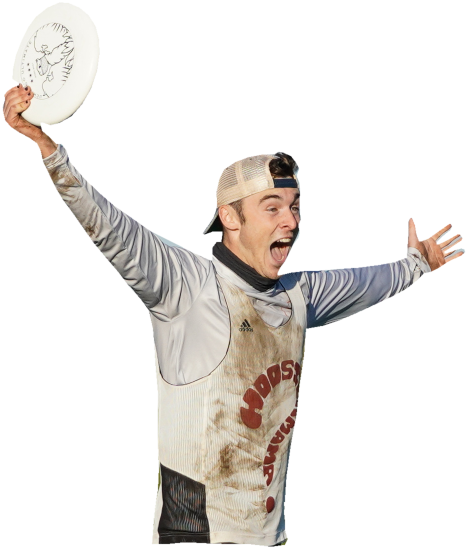
#> input picture src/assets/images/lucas-original-cutout-v1.webp, 935 x 1098 px, given in place of DSC04594.jpg, which was not available (shown at 1/2 size)
$ python build-home-cutouts.py ../../src/assets/images/lucas-original-cutout-v1.webp
#> lines starting #> are read from the running program, lines starting #| are printed output that depends on the picture; after the words box and inside, x2 and y2 are one past the last pixel; in counts of white or black regions, pixels touching at a corner belong together
"""Revision 10: original-photo alpha mattes; no generated foreground pixels.
Points are traced on 2x detail crops from the 1200px-wide review photographs.
Run against David's original JPG folder supplied as argv[1].
"""
from PIL import Image,ImageDraw,ImageFilter,ImageOps,ImageEnhance
from pathlib import Path
import numpy as np
from scipy.ndimage import uniform_filter1d, binary_propagation, distance_transform_edt, minimum_filter
import sys,json
source=Path(sys.argv[1]);out=Path('src/assets/images')
# Detail coordinates -> 1200px reference -> full original pixels.
shapes={
'lucas':{'id':'DSC04594','origin':(320,65),'crop_bottom':760,'points':[
(107,29),(121,30),(135,36),(147,46),(156,61),(161,79),(162,100),(158,123),(150,147),(138,168),(124,184),(108,193),(95,196),(83,192),
(85,201),(94,209),(104,219),(111,218),(117,226),(122,243),(141,264),(161,284),(181,301),(205,318),(230,335),(259,350),(287,364),(311,375),
(311,357),(316,350),(323,349),(324,338),(314,338),(301,343),(297,340),(312,317),(317,303),(316,283),(320,265),(326,253),(341,243),(359,236),(380,232),(393,233),
(399,229),(408,230),(418,235),(425,244),(429,253),(426,262),(429,271),(430,283),(429,299),(430,311),(431,321),(428,329),(430,337),(428,346),(421,355),(416,366),(410,378),(404,386),(399,395),
(416,391),(433,389),(453,388),(477,386),(506,384),(532,381),(554,377),(571,371),(572,357),(573,337),(573,323),(576,317),(580,318),(584,328),(586,340),(589,349),
(600,345),(614,335),(627,326),(632,326),(634,330),(631,336),(620,345),(611,354),(625,347),(639,339),(644,340),(648,345),(646,350),(631,360),(621,366),(638,360),(645,358),(650,360),(651,365),(646,370),(628,379),(616,387),(605,392),(596,394),
(587,403),(573,414),(555,424),(532,435),(506,447),(483,457),(461,464),(438,468),(435,504),(429,544),(425,583),(418,622),(412,665),(409,706),(410,735),(414,749),(410,757),(391,760),(356,756),(323,756),(303,755),(276,754),(256,756),(230,756),
(231,738),(234,708),(238,681),(239,651),(238,622),(238,589),(238,555),(235,523),(233,492),(231,468),(226,444),(215,429),(200,412),(185,393),(169,374),(152,354),(138,334),(124,314),(111,296),(101,279),(92,261),(85,246),(81,229),(76,220),(66,213),(53,206),(42,199),(34,190),(31,180),(30,170),(33,160),(32,153),(37,147),(43,143),(52,140),
(43,134),(44,119),(48,100),(55,81),(64,63),(75,48),(90,36)
]},
'collin':{'id':'DSC01779','origin':(230,285),'points':[
(25,439),(34,429),(48,422),(66,420),(89,420),(113,425),(139,432),(158,440),(166,434),(178,434),(191,439),(208,445),(226,447),(245,439),(265,427),(283,411),(298,396),(315,386),(332,370),(343,354),(345,337),(352,315),(362,294),(375,275),(389,259),(399,245),(397,228),(387,209),(380,188),(368,166),(359,149),
(351,140),(345,124),(340,103),(339,84),(344,65),(355,48),(371,37),(393,29),(415,27),(435,29),(453,38),(466,52),(473,69),(477,78),(486,82),(494,94),
(503,80),(524,67),(545,52),(563,41),(585,36),(610,35),(635,40),(658,48),(674,60),(680,73),(680,82),(701,76),(725,72),(751,73),(777,78),(797,85),(812,94),(818,104),(819,112),(814,123),(802,137),(786,148),(774,151),
(797,149),(817,145),(843,143),(870,146),(897,145),(919,142),(939,132),(959,119),(981,108),(1007,101),(1035,98),(1065,100),(1090,103),(1117,104),(1147,103),(1173,105),(1182,97),(1184,90),(1196,85),(1215,85),(1228,90),(1235,98),(1245,107),(1260,118),(1276,130),(1292,144),(1310,161),(1326,181),(1339,199),(1349,217),(1356,233),(1354,240),(1348,246),(1339,247),(1325,241),(1309,233),(1292,223),(1275,211),(1258,199),(1240,187),(1221,175),(1205,168),(1188,160),(1171,160),(1150,159),(1124,163),(1103,169),(1077,176),(1051,184),(1032,193),
(1027,199),(1043,193),(1058,185),(1072,181),(1080,184),(1089,190),(1084,199),(1070,214),(1049,231),(1026,247),(1004,259),(990,274),(989,283),(980,287),(965,284),(953,280),
(948,292),(940,306),(929,322),(921,343),(914,365),(909,391),(905,416),(898,438),(889,455),(874,465),(851,469),(830,468),(806,466),(781,461),(759,454),(742,449),(724,446),(708,437),(689,426),(669,415),(650,389),(625,382),(601,384),(577,384),(553,381),(529,377),(505,372),(481,365),(459,356),(442,347),(427,341),
(418,354),(411,373),(404,392),(397,411),(386,427),(371,440),(352,452),(332,462),(311,469),(289,474),(267,479),(246,484),(230,488),(224,493),(229,503),(231,518),(228,532),(219,542),(205,547),(186,548),(164,546),(138,540),(113,532),(90,521),(69,510),(51,497),(37,483),(28,467),(24,452)
]},
'steppa':{'id':'DSC03145','origin':(355,65),'points':[
(245,29),(255,23),(268,22),(286,28),(306,39),(326,54),(342,71),(354,88),(363,104),(366,117),
(371,103),(377,107),(378,118),(384,127),(389,137),(388,145),(380,156),(374,167),(369,183),(364,199),(357,218),(351,228),(351,239),(345,255),(335,279),(328,301),(320,322),(315,342),(305,363),(295,386),(285,408),(276,430),(268,451),(268,475),(276,502),(286,533),(295,562),(304,589),(315,618),(330,644),(344,668),(354,680),(356,687),
(375,686),(396,690),(414,699),(425,713),(437,723),(443,738),(458,754),(475,771),(489,781),(503,788),(516,799),(527,816),(536,836),(541,858),(543,888),(544,920),(545,951),(546,982),(543,1012),
(540,1029),(546,1042),(546,1055),(553,1062),(565,1066),(574,1074),(583,1082),(594,1090),(607,1098),(619,1108),(624,1117),(623,1125),(614,1133),(598,1136),(580,1136),(560,1133),(541,1131),(521,1130),(502,1130),(485,1125),(478,1118),(477,1105),(479,1093),(483,1077),(486,1064),(486,1053),(489,1044),(491,1034),(492,1012),
(491,983),(489,956),(487,930),(484,905),(480,882),(475,863),(464,851),(447,846),(430,841),(418,839),(407,855),(394,867),(383,873),(371,870),(360,862),(352,854),(347,871),(350,881),(331,887),(311,896),(300,903),(300,925),(299,946),(296,965),(291,983),(285,1003),(276,1023),(267,1043),(258,1063),(252,1083),(248,1103),(245,1123),(242,1143),(240,1163),(237,1184),(260,1190),
(274,1205),(275,1214),(270,1219),(270,1230),(276,1242),(282,1256),(285,1267),(279,1276),(267,1281),(250,1284),(234,1285),(218,1286),(202,1283),(195,1278),(197,1266),(202,1252),(207,1240),(207,1229),(201,1215),(201,1202),(208,1192),(213,1186),(214,1169),(212,1144),(208,1117),(205,1093),(205,1070),(208,1046),(214,1020),(221,993),(224,969),(223,947),(220,925),
(216,918),(215,900),(212,876),(208,852),(199,829),(189,807),(177,788),(162,765),(149,744),(137,726),(125,706),(115,687),(107,667),(100,647),(87,627),(77,609),(68,588),(60,567),(57,547),(56,529),(58,509),(66,490),(79,475),(87,466),
(73,462),(65,457),(61,447),(58,439),(47,433),(39,423),(34,411),(33,397),(35,383),(35,368),(38,352),(45,338),(59,326),(73,318),(89,312),(107,310),(122,313),(135,310),(147,301),(160,294),(167,295),(170,305),(170,318),(166,330),(157,341),
(164,347),(171,354),(171,364),(175,375),(173,387),(177,399),(180,405),(178,411),(185,419),(182,425),(176,428),(177,434),(185,433),(193,425),(207,414),(220,404),(231,392),(239,377),(246,361),(254,341),(263,322),(271,301),(281,280),(292,259),(301,239),(311,221),(321,206),(336,202),(343,180),(347,157),(348,142),(351,133),(345,131),(328,125),(310,115),(294,104),(278,90),(264,76),(253,61),(246,46)
]}}
meta={}
for name,s in shapes.items():
 im=Image.open(source/(s['id']+'.jpg')).convert('RGB');scale=im.width/1200
#> after `im = Image.open(source / (s['id'] + '.jpg')).convert('RGB')`:
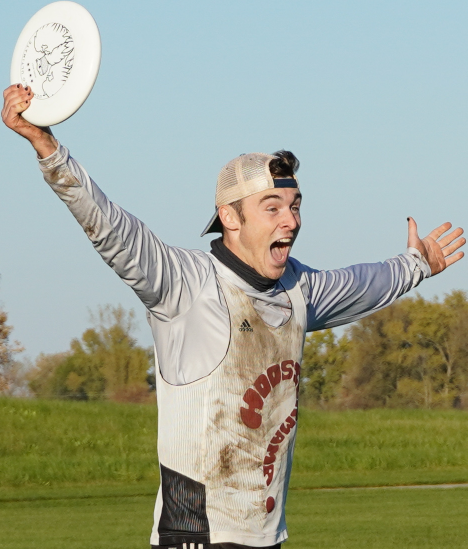
#> im: PIL image 935x1098 RGB (shown at 1/2 size); mean R, G, B 158.1, 164.1, 144.9
#> after `scale = im.width / 1200`: scale = 0.779
 pts=[((s['origin'][0]+x/2)*scale,(s['origin'][1]+y/2)*scale) for x,y in s['points']]
 mask=Image.new('L',im.size);ImageDraw.Draw(mask).polygon(pts,fill=255)
#> after `mask = Image.new('L', im.size)`: mask: PIL image 935x1098 L; every value is 0
#> after `ImageDraw.Draw(mask).polygon(pts, fill=255)`:
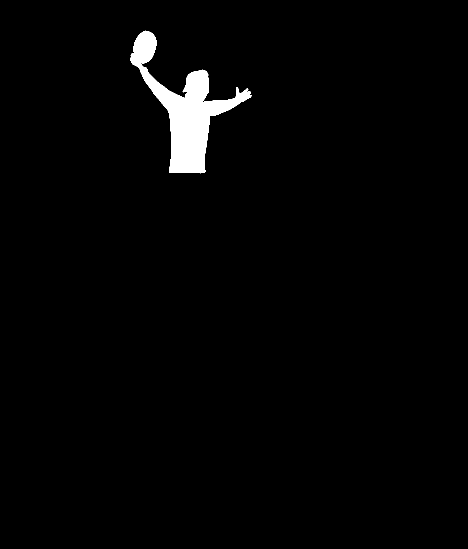
#> mask: PIL image 935x1098 L (shown at 1/2 size); 2% white; 1 white region, box (x1, y1, x2, y2) and area: (261, 61, 503, 347) 20105
 # Sub-pixel antialiasing softens only the matte, never the photo RGB.
 rgb=np.asarray(im).astype(float);rr,gg,bb=rgb[:,:,0],rgb[:,:,1],rgb[:,:,2]
#> after `rr, gg, bb = (rgb[:, :, 0], rgb[:, :, 1], rgb[:, :, 2])`:
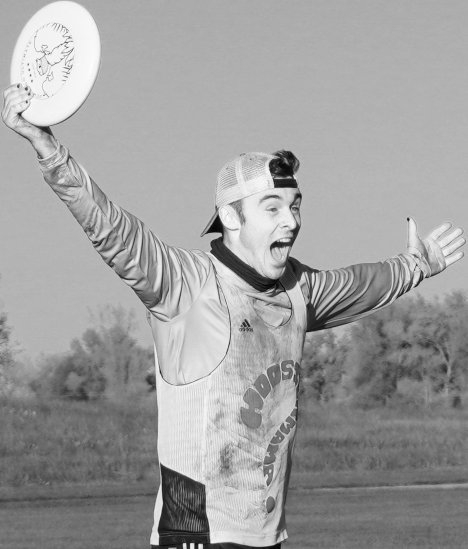
#> rr: shape (1098, 935) float64 (shown at 1/2 size); min 0, max 255, mean 158.1
#> after `rr, gg, bb = (rgb[:, :, 0], rgb[:, :, 1], rgb[:, :, 2])`:
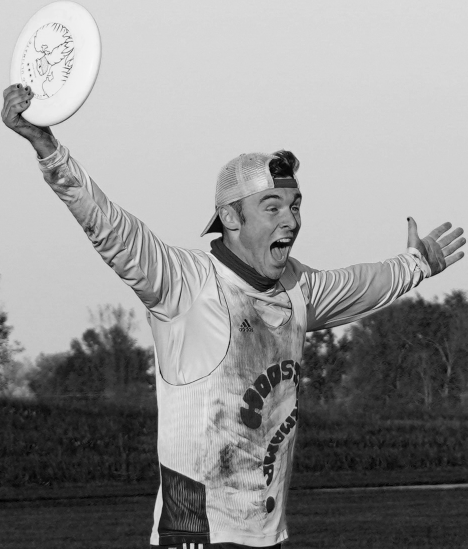
#> bb: shape (1098, 935) float64 (shown at 1/2 size); min 0, max 253, mean 144.9
 raw=np.asarray(mask)>0
 green=(gg>rr*1.22)&(gg>bb*1.25)&(gg-rr>14)&(gg>45)
#> green: shape (1098, 935) bool; 0% white in thin lines or dots, all inside (x1, y1, x2, y2) = (570, 962, 578, 1051)
 sky=(bb>rr*1.05)&(gg>rr*1.05)&(bb>gg*1.02)&(gg>95)
#> sky: shape (1098, 935) bool; 36.2% white; 496 white regions (446 under 20 px), largest, box (x1, y1, x2, y2) and area: (0, 0, 935, 559) 315536, (0, 243, 242, 716) 49759, (864, 516, 935, 578) 1366
 boundary=distance_transform_edt(raw)<(8*scale)
#> boundary: shape (1098, 935) bool; 98.7% white; 2 black regions, box (x1, y1, x2, y2) and area: (287, 140, 491, 340) 12150, (267, 68, 307, 127) 1507
 if name in ('collin','steppa'):
  green=(gg>rr*1.04)&(gg>bb*1.1)&(gg-rr>3)&(gg>40)
 if name=='collin':
  protect=Image.new('L',im.size)
  pp=[(430,270),(510,235),(640,165),(734,164),(785,245),(778,320),(706,370),(619,385),(503,370),(440,344)]
  pp=[((s['origin'][0]+x/2)*scale,(s['origin'][1]+y/2)*scale) for x,y in pp]
  ImageDraw.Draw(protect).polygon(pp,fill=255)
  green=green&~(np.asarray(protect)>0)
 candidate=green
 external=binary_propagation(~raw,mask=(~raw)|candidate)
 refined=minimum_filter(raw&~external,size=5)
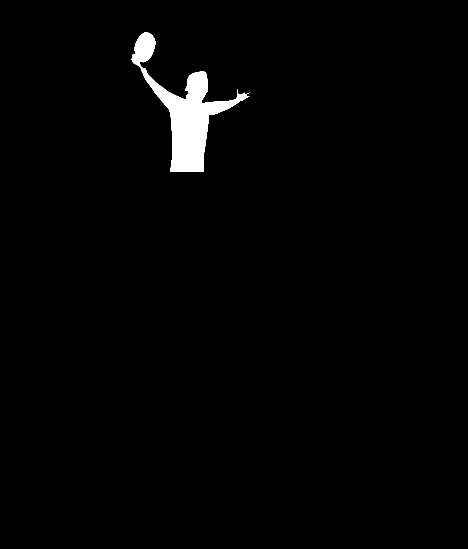
#> refined: shape (1098, 935) bool (shown at 1/2 size); 1.7% white; 2 white regions (1 under 20 px), largest, box (x1, y1, x2, y2) and area: (263, 64, 499, 344) 17323
 mask=Image.fromarray((refined*255).astype('uint8')).filter(ImageFilter.GaussianBlur(.6))
 bbox=mask.getbbox();pad=3;bbox=(max(0,bbox[0]-pad),max(0,bbox[1]-pad),min(im.width,bbox[2]+pad),min(im.height,bbox[3]+pad))
#> after `bbox = mask.getbbox()`: bbox = (261, 62, 502, 346)
#> after `bbox = (max(0, bbox[0] - pad), max(0, bbox[1] - pad), min(im.width, bb`: bbox = (258, 59, 505, 349)
 rgba=im.convert('RGBA');rgba.putalpha(mask);rgba=rgba.crop(bbox)
 filename=name+'-original-cutout-v1';rgba.save(out/(filename+'.webp'),lossless=True,exact=True,method=6)
 decoded=Image.open(out/(filename+'.webp')).convert('RGBA');a=np.asarray(decoded);original=np.asarray(im.crop(bbox));inside=a[:,:,3]==255
#> after `original = np.asarray(im.crop(bbox))`:
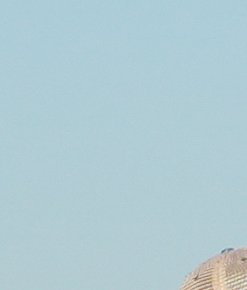
#> original: shape (290, 247, 3); mean R, G, B 176.3, 203.4, 211.1
#> after `inside = a[:, :, 3] == 255`: inside: shape (290, 247) bool; 21.4% white; 2 white regions, box (x1, y1, x2, y2) and area: (26, 78, 235, 283) 13569, (7, 7, 51, 72) 1770
 assert np.array_equal(a[:,:,:3][inside],original[inside]),name+' photo pixels changed'
 assert all(decoded.getpixel(p)[3]==0 for p in [(0,0),(0,decoded.height-1),(decoded.width-1,0),(decoded.width-1,decoded.height-1)])
 for w in ((480,800,1280) if name=='collin' else (480,800)):
  if w<rgba.width:rgba.resize((w,round(rgba.height*w/rgba.width)),Image.Resampling.LANCZOS).save(out/(filename+f'-{w}.webp'),lossless=True,exact=True,method=6)
 meta[name]={'original':s['id']+'.jpg','file':filename+'.webp','size':rgba.size,'source_crop':bbox,'foreground_RGB_equals_source_at_opaque_pixels':True}
 # QA checker background only.
 qa=Image.new('RGB',rgba.size,'#414747');qa.paste(rgba,mask=rgba.getchannel('A'));qa.thumbnail((1000,900));qa.save('/workspace/scratch/874565f258f7/review/'+name+'-matte-qa.png')
#> after `qa.paste(rgba, mask=rgba.getchannel('A'))`:
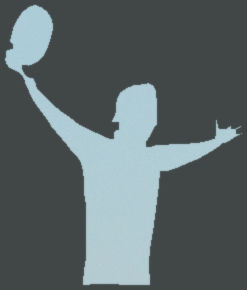
#> qa: PIL image 247x290 RGB; mean R, G, B 91.9, 103.2, 105.1
#> pass 2 of the loop `for name,s in shapes.items():`:
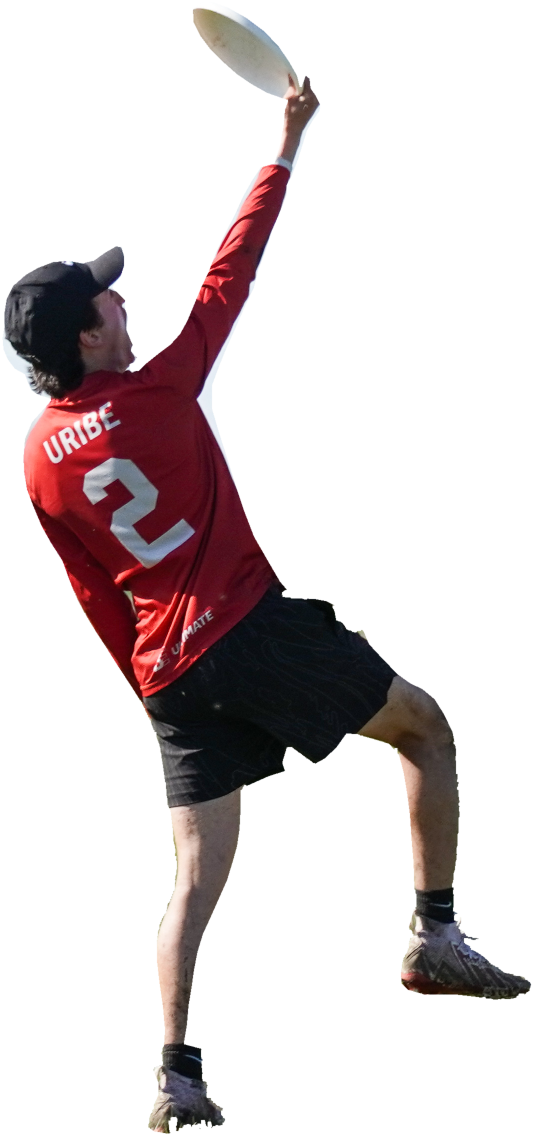
#> input picture src/assets/images/steppa-original-cutout-v1.webp, 1067 x 2272 px, given in place of DSC01779.jpg, which was not available (shown at 1/2 size)
#> im: PIL image 1067x2272 RGB
#> `ImageDraw.Draw(mask).polygon(pts, fill=255)`:
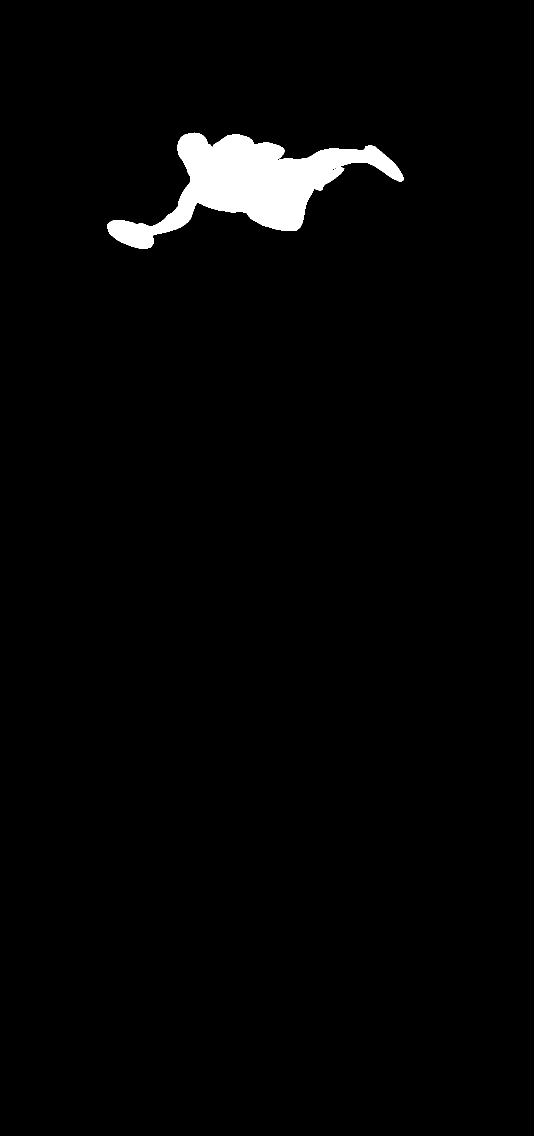
#> mask: PIL image 1067x2272 L (shown at 1/2 size); 2.1% white; 1 white region, box (x1, y1, x2, y2) and area: (215, 265, 808, 498) 51976
#> rgb: shape (2272, 1067, 3) float64
#> rr: shape (2272, 1067) float64
#> gg: shape (2272, 1067) float64
#> bb: shape (2272, 1067) float64
#> sky: shape (2272, 1067) bool; 3.3% white; 374 white regions (344 under 20 px), largest, box (x1, y1, x2, y2) and area: (500, 970, 1067, 1138) 62663, (218, 919, 387, 1121) 10733, (479, 25, 604, 151) 3038
#> boundary: shape (2272, 1067) bool; 98.3% white; 1 black region, box (x1, y1, x2, y2) and area: (222, 273, 800, 490) 40260
#> protect: PIL image 1067x2272 L; 0.47% white; 1 white region, box (x1, y1, x2, y2) and area: (395, 326, 554, 425) 11334
#> refined: shape (2272, 1067) bool; 2% white; 1 white region, box (x1, y1, x2, y2) and area: (217, 268, 805, 495) 47681
#> bbox = (215, 266, 807, 497)
#> bbox = (212, 263, 810, 500)
#> rgba: PIL image 1067x2272 RGBA
#> rgba: PIL image 598x237 RGBA
#> original: shape (237, 598, 3)
#> inside: shape (237, 598) bool; 31.5% white; 1 white region, box (x1, y1, x2, y2) and area: (7, 7, 591, 230) 44605
#> qa: PIL image 598x237 RGB
#> `qa.paste(rgba, mask=rgba.getchannel('A'))`:
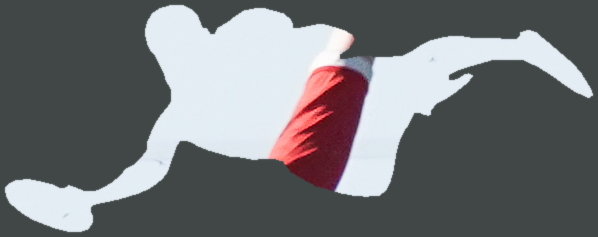
#> qa: PIL image 598x237 RGB; mean R, G, B 115, 116.7, 119.2
# Real field textures; no athlete pixels or generative fill.
for name,imgid,box,size in [('collin','DSC01779',(0,1650,3384,2256),(1672,941)),('steppa','DSC03145',(2500,100,4305,2870),(1000,1250))]:
 im=Image.open(source/(imgid+'.jpg')).convert('RGB').crop(box).resize(size,Image.Resampling.LANCZOS)
 im=ImageOps.grayscale(im);raw_field=im.copy();arr=uniform_filter1d(np.asarray(im).astype(float),size=65,axis=1,mode='nearest');im=Image.fromarray(np.clip(arr,0,255).astype('uint8'))
 if name=='collin':
  # Preserve the real grass aspect ratio in the foreground; blur only depth behind it.
  texture=ImageOps.grayscale(Image.open(source/(imgid+'.jpg')).convert('RGB').crop((800,1600,2600,2256)))
  texture=texture.resize((size[0],round(texture.height*size[0]/texture.width)),Image.Resampling.LANCZOS)
  ground=im.copy();ground.paste(texture,(0,size[1]-texture.height))
  ramp=np.linspace(0,1,size[1]);ramp=np.clip((ramp-.36)/.26,0,1)
  blend=Image.fromarray(np.repeat((ramp*255).astype('uint8')[:,None],size[0],axis=1))
  im=Image.composite(ground,im,blend)
 im=ImageEnhance.Contrast(im).enhance(1.15);im=ImageEnhance.Brightness(im).enhance(.54)
 im.save(out/(name+'-original-field-v1.webp'),quality=88,method=6)
#> pass 2 of the loop `for name,imgid,box,size in [('collin','DSC01779',(0,1650,3384,2256),(1..`:
Path('docs/ORIGINAL-PHOTO-MATTES.json').write_text(json.dumps(meta,indent=2)+'\n')
print(json.dumps(meta,indent=2))
#> (printed output is left out)
